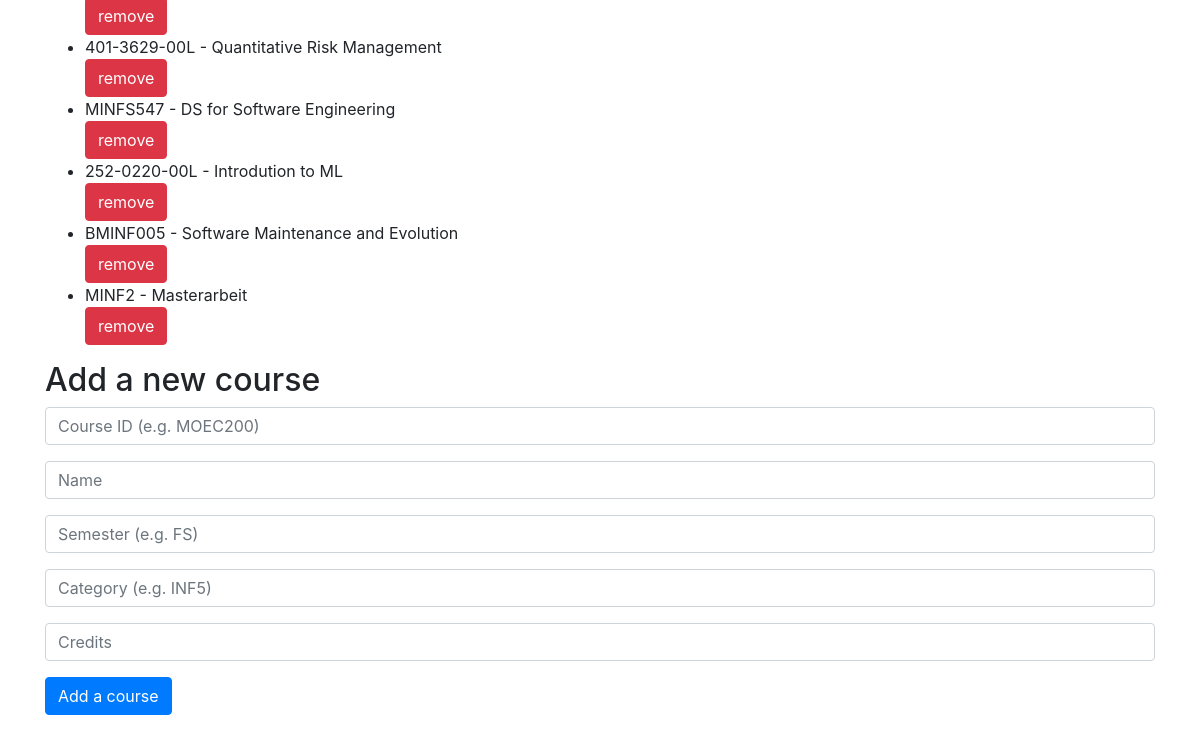
The app's page /courses (lower part), older data.
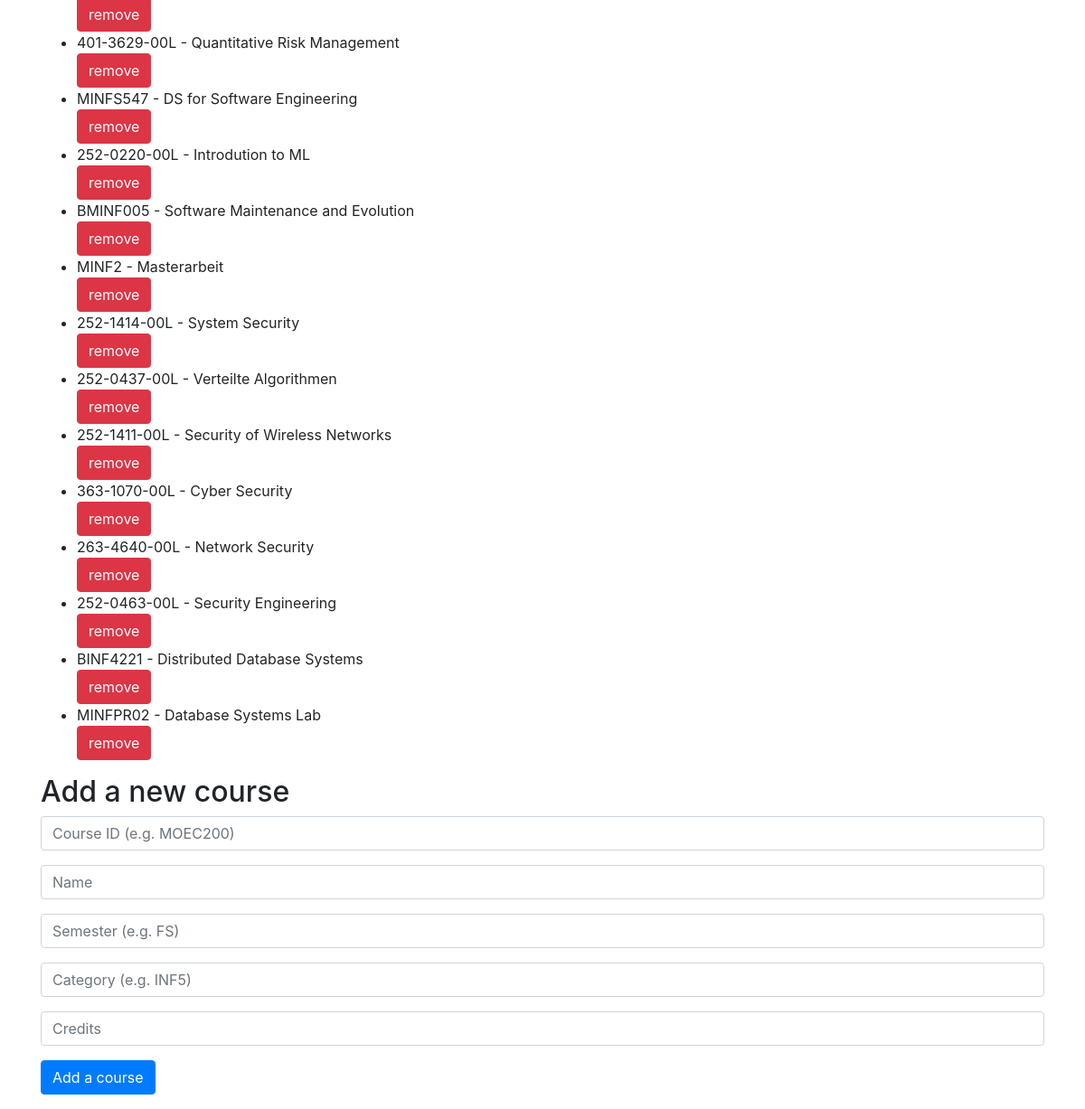
The same page, newer data.
### models.py (models this page shows, shortened)
class Course(db.Model):
    __tablename__ = "courses"
    course_id = db.Column(db.String, primary_key=True)
    name = db.Column(db.String, nullable=False)
    semester = db.Column(db.String, nullable=False)
    category = db.Column(db.String, nullable=False)
    credits = db.Column(db.Integer, nullable=False)
    booked_in = db.relationship("Schedule", backref="course", lazy=True)

### app.py (the view)
@app.route("/courses", methods=["GET"])
def courses():
    courses = Course.query.all()
    return render_template("courses.html", courses=courses)

### templates/courses.html (shortened to what this page needs)
{% extends "layout.html" %}
{% block body %}
    <ul>
        {% for course in courses %}
            <li>
                {{ course.course_id }} - {{ course.name }}
                <form action="{{ url_for('remove_course') }}" method="post">
                    <input class="btn btn-danger" type="submit" value="remove">
                </form>
            </li>
        {% endfor %}
    </ul>
    <h2>Add a new course</h2>
    <form action="{{ url_for('add_course') }}" method="post">
        <div class="form-group">
            <input class="form-control" name="course_id", placeholder="Course ID (e.g. MOEC200)">
        </div>
        <div class="form-group">
            <input class="form-control" name="name" placeholder="Name">
        </div>
        <div class="form-group">
            <input class="form-control" name="semester" placeholder="Semester (e.g. FS)">
        </div>
        <div class="form-group">
            <input class="form-control" name="category" placeholder="Category (e.g. INF5)">
        </div>
        <div class="form-group">
                <input class="form-control" name="credits" placeholder="Credits">
            </div>
        <div class="form-group">
            <button class="btn btn-primary">Add a course</button>
        </div>
    </form>
{% endblock %}

### templates/layout.html (shortened to what this page needs)
<!DOCTYPE html>
<html>
    <head>
        <link rel="stylesheet" href="https://stackpath.bootstrapcdn.com/bootstrap/4.3.1/css/bootstrap.min.css">
    </head>
    <body>
        <div class="container">
            {% block body %}
            {% endblock %}
        </div>
    </body>
</html>

Row changes from the older to the newer data that the page shows:
added Course: course_id "252-1414-00L", name "System Security"
added Course: course_id "252-0437-00L", name "Verteilte Algorithmen"
added Course: course_id "252-1411-00L", name "Security of Wireless Networks"
added Course: course_id "363-1070-00L", name "Cyber Security"
added Course: course_id "263-4640-00L", name "Network Security"
added Course: course_id "252-0463-00L", name "Security Engineering"
added Course: course_id "BINF4221", name "Distributed Database Systems"
added Course: course_id "MINFPR02", name "Database Systems Lab"
